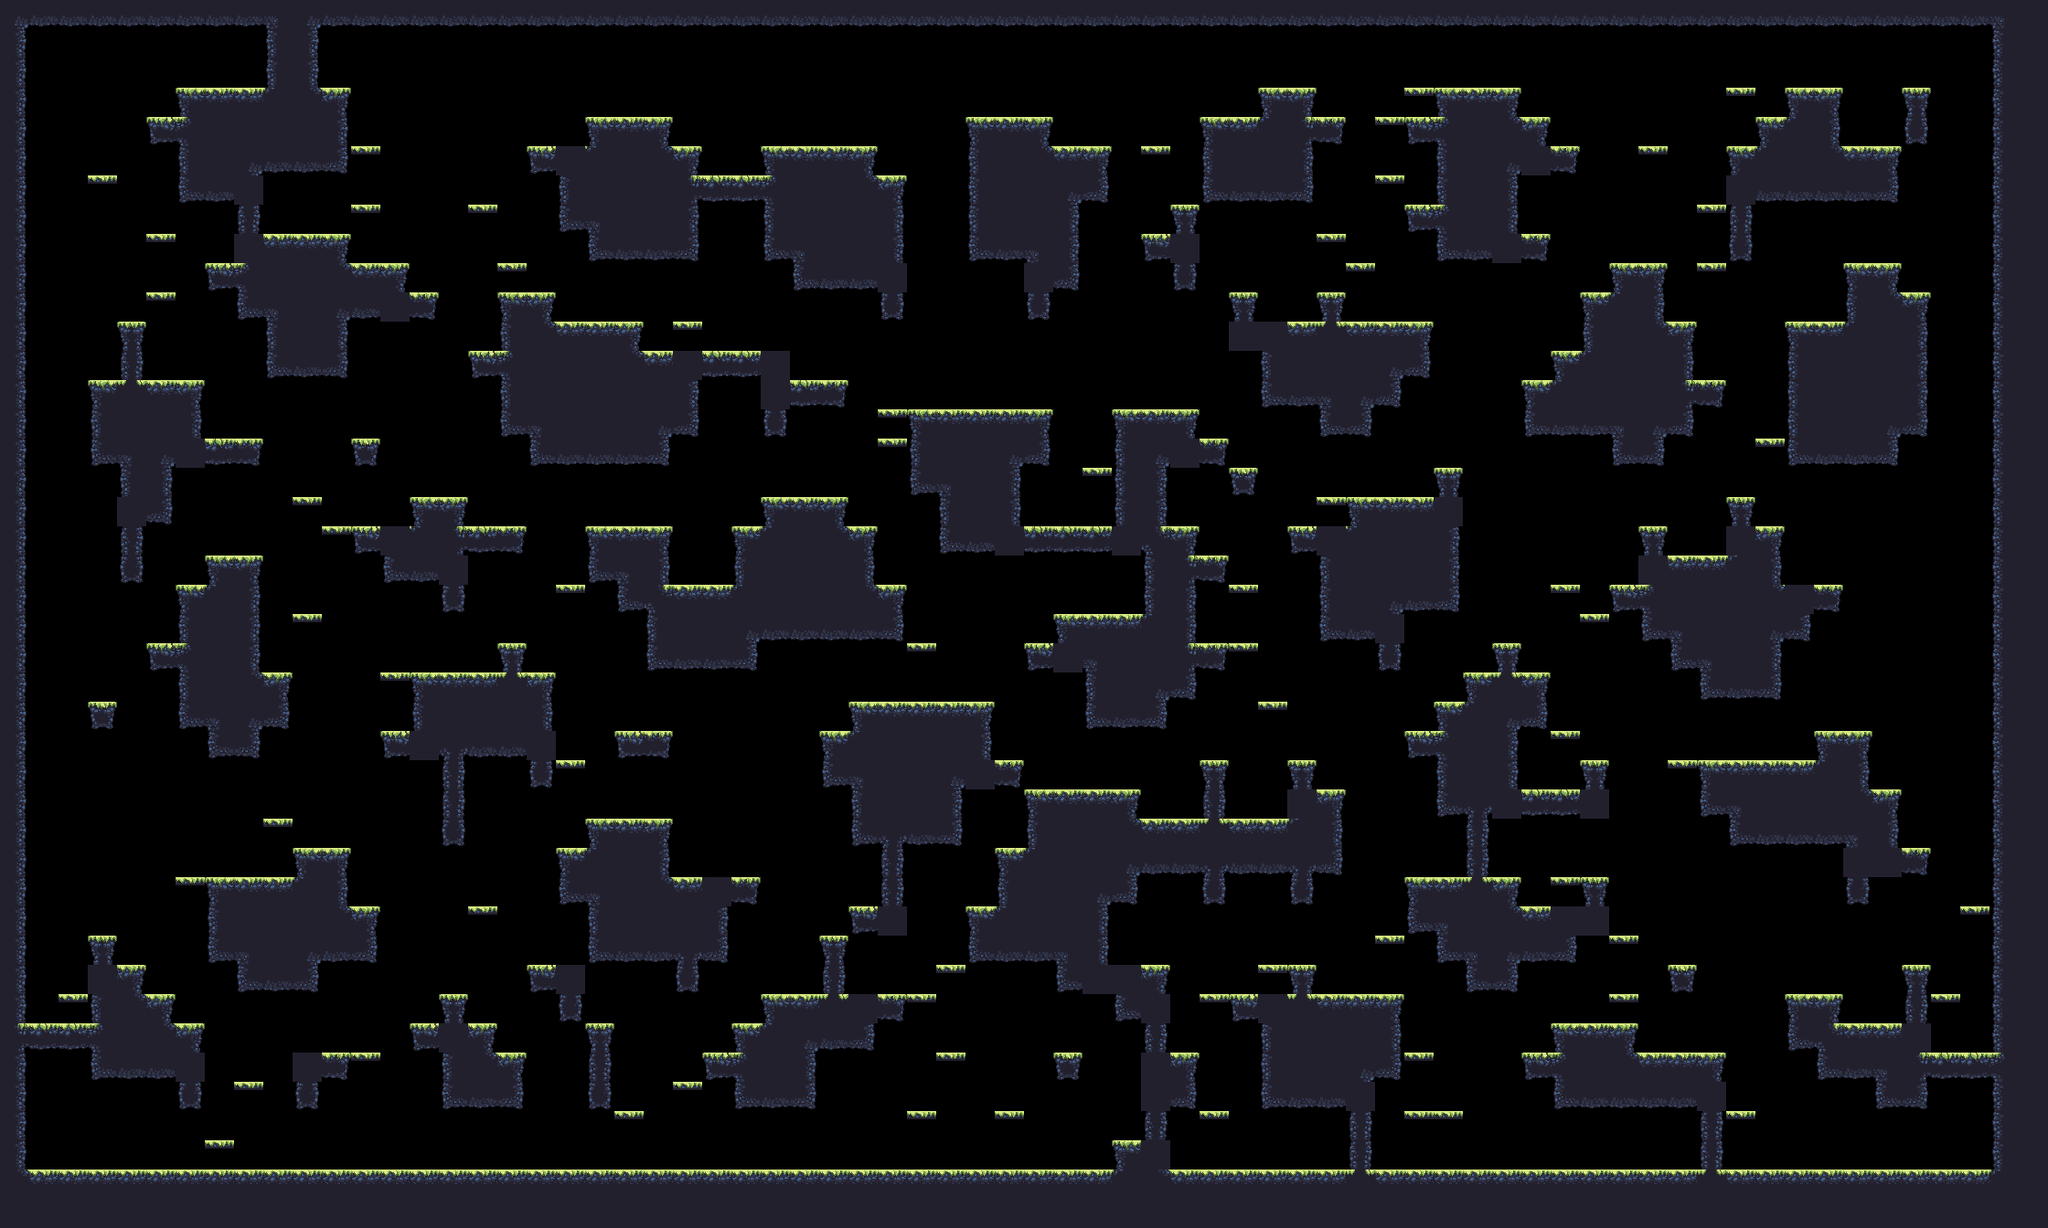

Below is a game level as drawn by its tile map, then a one-line description and the .tmx that defines it (tile-layer data replaced by summaries):
An orthogonal 70x42 tile map with 32x32 px tiles, 1 tile layer (main) and 17 objects (9x spawn, spawnPlayer0, spawnCrown0, spawnPlayer1, spawnCrown1, ...).

<map compressionlevel="0" height="42" infinite="0" nextlayerid="3" nextobjectid="4" orientation="orthogonal" renderorder="right-down" tiledversion="1.3.2" tileheight="32" tilewidth="32" version="1.2" width="70">
 <tileset firstgid="1" source="forest_summer_tile_set.tsx" />
 <layer height="42" id="1" name="main" width="70">
  <data>[2940 cells, 1263 non-empty, 26 distinct tile ids]</data>
 </layer>
 <objectgroup><object id="1" name="spawnPlayer0" x="192" y="368.0" /><object id="2" name="spawnCrown0" x="128" y="304.0" /><object id="3" name="spawnPlayer1" x="1888" y="112.0" /><object id="4" name="spawnCrown1" x="2048" y="112.0" /><object id="5" name="spawnPlayer2" x="128" y="1232.0" /><object id="6" name="spawnCrown2" x="64" y="1232.0" /><object id="7" name="spawnPlayer3" x="2144" y="1104.0" /><object id="8" name="spawnCrown3" x="2016" y="1232.0" /><object id="9" name="spawn" x="2080" y="1008.0" /><object id="10" name="spawn" x="416" y="432.0" /><object id="11" name="spawn" x="1760" y="592.0" /><object id="12" name="spawn" x="1408" y="528.0" /><object id="13" name="spawn" x="480" y="496.0" /><object id="14" name="spawn" x="864" y="1040.0" /><object id="15" name="spawn" x="1344" y="784.0" /><object id="16" name="spawn" x="416" y="1232.0" /><object id="17" name="spawn" x="416" y="944.0" /></objectgroup></map>
